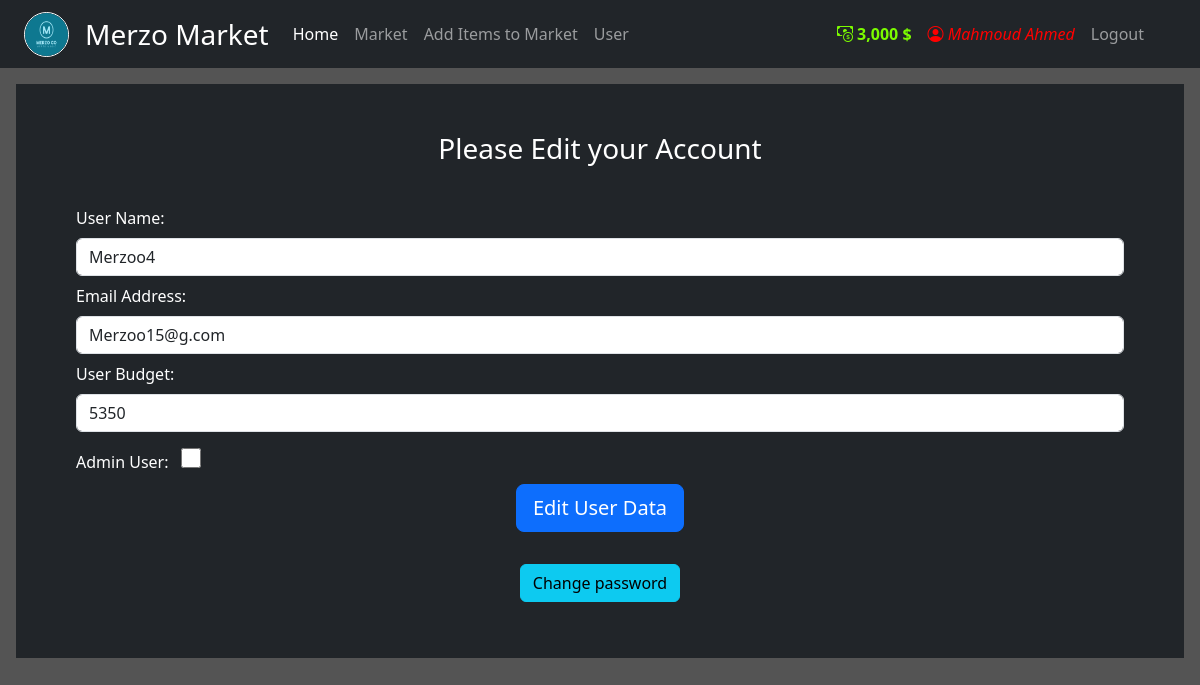
The app's page /EditUser?user_id=2&index_V=1 (signed in) with its own data.
### My_App/models.py (models this page shows, shortened)
class User(db.Model, UserMixin):
    id = db.Column(db.Integer(), primary_key=True)
    username = db.Column(db.String(length=30), nullable=False, unique=True)
    email_address = db.Column(db.String(length=50), nullable=False, unique=True)
    password_hash = db.Column(db.String(length=60), nullable=False)
    budget = db.Column(db.Integer(), nullable=False, default=1000)
    admin = db.Column(db.Boolean (), nullable=False, default='False')
    items = db.relationship('Item', backref='owned_user', lazy=True)
    @property
    def prettier_budget(self):
        if len(str(self.budget)) >= 4:
            return f'{str(self.budget)[:-3]},{str(self.budget)[-3:]} $'
        else:
            return f"{self.budget}$"
    @property
    def password(self):
        return self.password

### My_App/routes.py (the view, shortened to what this page needs)
@app.route('/EditUser' , methods= ["POST" , "GET"])
@login_required
def EditUser_page():
    config.Validation_on_email_V  == ''
    form = Edit_UserForm()
    form_Change_password = ChangeUserPassword_Form()
    user_V = request.args.get('user_id')
    index_V = request.args.get('index_V')
    if  index_V == '1' :
       Edit_user = User.query.filter_by(id=user_V).first()
    else :
       Edit_user = User.query.filter_by(username=current_user.username).first()
    Old_username = Edit_user.username
    Old_email_address =  Edit_user.email_address
    Old_budget = Edit_user.budget
    Old_admin = Edit_user.admin
    if request.method == "GET":
      form.username.data = Edit_user.username
      form.email_address.data = Edit_user.email_address
      form.budget.data = Edit_user.budget
      form.admin.data = Edit_user.admin
      User_name = Edit_user.username
      User_id =Edit_user.id
      return render_template("UserEdit.html" ,form=form, User_name_V = User_name ,User_id_V = User_id , form_Change_password_V = form_Change_password )

### My_App/forms.py (shortened to what this page needs)
class Edit_UserForm(FlaskForm):
     username = StringField(label='User Name:', validators=[Length(min=2, max=30), DataRequired()])
     email_address = StringField(label='Email Address:', validators=[Email(), DataRequired()])
     budget = IntegerField (label='User Budget:', validators=[DataRequired()])
     admin = BooleanField (label='Admin User:', render_kw={'class': 'my-checkbox large-checkbox'} )
     submit = SubmitField(label='Edit User Data')

class ChangeUserPassword_Form(FlaskForm):
    password_Old = PasswordField(label='Old Password:', validators=[DataRequired()])
    New_password1 = PasswordField(label='New Password:', validators=[Length(min=6), DataRequired()])
    New_password2 = PasswordField(label='Confirm New Password:', validators=[EqualTo('New_password1'), DataRequired()])
    submit = SubmitField(label='Confirm New Password')

### My_App/models.py (called while the page is built)
@login_manager.user_loader
def load_user(user_id):
    return User.query.get(int(user_id))

### My_App/templates/UserEdit.html (shortened to what this page needs)
{% extends "base.html" %}
{% block body %}
<body>
        <div class="position-relative overflow-hidden p-3 p-md-5 m-md-3  bg-dark" style="color:white">
                <div class="container">
                        <form method="POST" class="form-register" style="color: white">
                                <div class="text-center">
                                        <h1 class="h3 mb-3 font-weight-normal">
                                                Please Edit your Account
                                        </h1>
                                </div>
                                <br>
                                {{ form.username.label(class="text-end") }}
                                {{ form.username(class="form-control mt-2 mb-2", placeholder="User Name") }}
                                {{ form.email_address.label() }}
                                {{ form.email_address(class="form-control mt-2 mb-2", placeholder="Email Address") }}
                                {{ form.budget.label() }}
                                {{ form.budget(class="form-control mt-2 mb-2", placeholder="budget") }}
                                {% if current_user.admin == true %}
                                {{ form.admin.label() }}
                                {{ form.admin(class="ms-2 mt-2 mb-3" ,style= "width: 20px; height: 20px;",
                                placeholder="admin")
                                }}
                                {% endif %}
                                <br>
                                <div class="text-center">
                                        {{ form.submit(class="btn btn-lg btn-block btn-primary") }}
                                </div>
                        </form>
                        <br>
                        <div class="text-center">
                                <button type="button" class="btn btn-block btn-info mb-2 mt-2" data-toggle="modal"
                                        data-target="#Modal-ChangePassword-{{ User_id_V }}">
                                        Change password
                                </button>
                        </div>
                </div>
        </div>
</body>
{% endblock %}

### My_App/templates/base.html (shortened to what this page needs)
<!DOCTYPE html>
<html lang="en">
<head>
  <link rel="stylesheet" href="https://cdn.jsdelivr.net/npm/bootstrap-icons@1.13.1/font/bootstrap-icons.min.css">
  <link href="https://cdn.jsdelivr.net/npm/bootstrap@5.3.8/dist/css/bootstrap.min.css" rel="stylesheet"
 />
  <link rel="stylesheet" href="{{ url_for('static', filename = 'css/main.css') }}" />
</head>
<body>
  <nav class="navbar navbar-expand-md navbar-dark bg-dark">
    <img class="navimg ms-4" src="{{ url_for('static', filename = 'image/FullLogo.png') }}" alt="">
    <a class="navbar-brand ms-3 fs-3" href="#">Merzo Market</a>
    <div class="collapse navbar-collapse" id="navbarNav">
      <ul class="navbar-nav me-auto mb-2 mb-lg-0">
        <li class="nav-item">
          <a class="nav-link active" href="{{ url_for('home_page') }}">Home </a>
        </li>
        <li class="nav-item">
          <a class="nav-link" href="{{ url_for('market_page') }}">Market</a>
        </li>
        {% if current_user.is_authenticated and current_user.admin == true %}
        <li class="nav-item">
          <a class="nav-link" href="{{ url_for('Item_page') }}">Add Items to Market</a>
        </li>
        {% endif %}
        {% if current_user.is_authenticated and current_user.admin == true %}
        <li class="nav-item">
          <a class="nav-link" href="{{ url_for('users_page') }}">User</a>
        </li>
        {% endif %}
      </ul>
      {% if current_user.is_authenticated %}
      <ul class="navbar-nav text-end">
        <li class="nav-item">
          <a class="nav-link" style="color: lawngreen; font-weight: bold">
            <i class="bi bi-cash-coin"></i>
            {{ current_user.prettier_budget}}
          </a>
        </li>
        {% if current_user.admin == true %}
        <li class="nav-item">
          <a class="nav-link" href="{{ url_for('EditUser_page') }}" style="color: red;"> <i class="bi bi-person-circle">
              {{
              current_user.username }} </i>
          </a>
        </li>
        {% else %}
        <li class="nav-item">
          <a class="nav-link" href="{{ url_for('EditUser_page') }}"> <i class="bi bi-person-circle"> {{
              current_user.username }} </i>
          </a>
        </li>
        {% endif %}
        <li class="nav-item me-5">
          <a class="nav-link" href="{{ url_for('logout_page') }}">Logout</a>
        </li>
      </ul>
      {% endif %}
    </div>
  </nav>
  {% block body %}
  {% endblock %}
</body>
</html>

### My_App/static/css/main.css (style rules this page uses)
body { background-color: #545454; color: white; }
img { width: 200px; height: 200px; border-radius: 50%; border-color: white; border-width: 10px; border-style: double; }
.navimg { width: 45px; height: 45px; border-radius: 50%; border-color: white; border-width: 1px; border-style: double; font-family: Arial, Helvetica, sans-serif; }

### records on screen
User: prettier_budget "3,000 $", username "Mahmoud Ahmed"
User: username "Merzoo4", email_address "Merzoo15@g.com", budget "5350"
